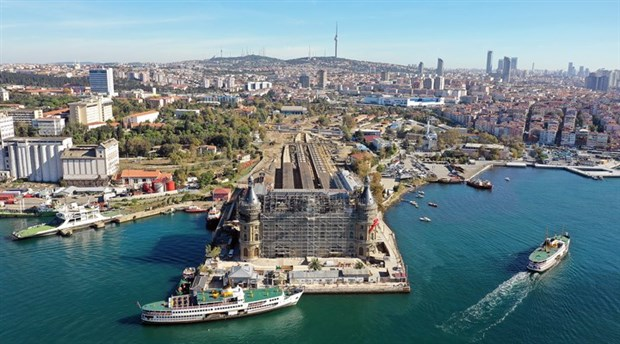
#> input picture istanbul.jpg, 620 x 344 px
$ python Lab2.py
#> lines starting #> are read from the running program, lines starting #| are printed output that depends on the picture
my_list=[9,3,5,6,2,3,6]
my_list
for i in my_list:
    print(i)

def my_function_1(my_list=[9,3,5,6,2,3,6]):
    #mylist=[9,3,5,6,2,3,6]
    for i in range(len(my_list)):
        print(i,my_list[i])
        my_list[i]+=1
    print(my_list)

my_function_1([1,2,3,4,54,5,56,6])
#my_function_1(['bir',2,3,4,54,5,56,6])burdaki 1=bir olarak yazılması hataya sebeb olur.
my_function_1()
import numpy as np
import os
os.getcwd()
my_list_1=np.array([9,3,5,6,2,3,6])
my_list_1
my_list_1+1
def my_function_2(my_array=np.array(list([9,3,5,6,2,3,6]))):
    return my_array+10 # or -10
my_function_2()
import matplotlib.pyplot as plt
im_1=plt.imread('istanbul.jpg')
#> im_1 is the input picture: shape (344, 620, 3); mean R, G, B 112.1, 131.2, 135.3
plt.imshow(im_1)
im_1.ndim #resim uc boyutlu oldugu icin 3 rakamı gelecek
im_1.shape

def my_f_3(im_100,s=5):
    im_1=im_100

    m,n,p=im_1.shape
    im_2=np.zeros((m,n,3),dtype=int)
    m,n,im_2.shape
    im_2.shape
    for m in range(im_1.shape[0]): #shape oldugu icin basına range koymamız gerekiyor.
        for n in range(im_1.shape[1]):
            im_2[m,n,0]=im_1[m,n,0]-25
            im_2[m,n,1]=im_1[m,n,0]
            im_2[m,n,2]=im_1[m,n,0]

    return im_100

# im_1=im_1+100 ## butun piksellerdeki ARG degerlerini 10 arttırdı.

def my_f_4(im_500): #resmi kucultme islemi yaptık.
    m,n,p=im_500.shape#gelen resmin boyutları alındı.
    new_m=int(m/2)#float turunden kabul etmedigi icin int cevirisi yaptık
    new_n=int(n/2)
    im_600=np.zeros((new_m,new_n),dtype=int)

    for m in range(new_m): #shape oldugu icin basına range koymamız gerekiyor.
        for n in range(new_n):
            #s0=(im_500[m*2,n*2,0]+im_500[m*2,n*2,1]+im_500[m*2,n*2,2])/3 #bulundugum yerdeki butun RGB degerlerini aldık.
            s0=(im_500[m*2,n*2,0]/3 +im_500[m*2,n*2,1]/3+im_500[m*2,n*2,2]/3)
            s1=(im_500[m*2,n*2+1,0]/3+im_500[m*2,n*2+1,1]/3+im_500[m*2,n*2+1,2]/3) #bi sagındaki
            s2=(im_500[m*2+1,n*2,0]/3+im_500[m*2+1,n*2,1]/3+im_500[m*2+1,n*2,2]/3) #alttaki
            s3=(im_500[m*2+1,n*2+1,0]/3+im_500[m*2+1,n*2+1,1]/3+im_500[m*2+1,n*2+1,2]/3) #caprazdaki

            #s=(s0+s1+s2+s3)/8
            s=(s0+s1+s2+s3)/12
            im_600[m,n]=int(s)

    return im_600

#im_2=my_f_4(im_1)
#plt.imshow(im_2,cmap='gray')
#plt.show(im_2)

def my_f_5(im_20): #resmi kucultme islemi yaptık.
    m,n,p=im_20.shape#gelen resmin boyutları alındı.
#> m = 344; n = 620; p = 3
    new_m=int(m/2)#float turunden kabul etmedigi icin int cevirisi yaptık
#> new_m = 172
    new_n=int(n/2)
#> new_n = 310
    im_30=np.zeros((new_m,new_n,3),dtype=int)

    for m in range(new_m): #shape oldugu icin basına range koymamız gerekiyor.
        for n in range(new_n):
            im_30[m,n,0]=int(im_20[m*2,n*2,0])
            im_30[m,n,1]=int(im_20[m*2,n*2,1])
            im_30[m,n,2]=int(im_20[m*2,n*2,2])
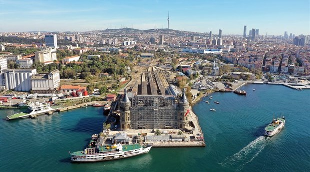
#> im_30: shape (172, 310, 3) int64; mean R, G, B 112.3, 131.3, 135.5


    return im_30

im_70=my_f_5(im_1)
im_80=my_f_5(im_70)
#> after the loop in my_f_5 (call 2), `for m in range(new_m):`:
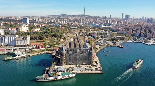
#> im_30: shape (86, 155, 3) int64; mean R, G, B 112.4, 131.5, 135.7
plt.imshow(im_80) #resimin boyutu kuculdukce resimde bozulma oldu.
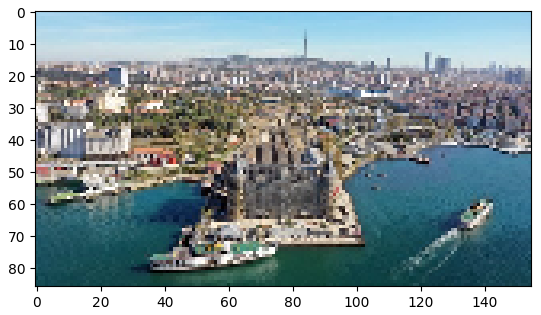
#> figure drawn by matplotlib, 1 panel

$ run again, with resim.jpg copied over istanbul.jpg
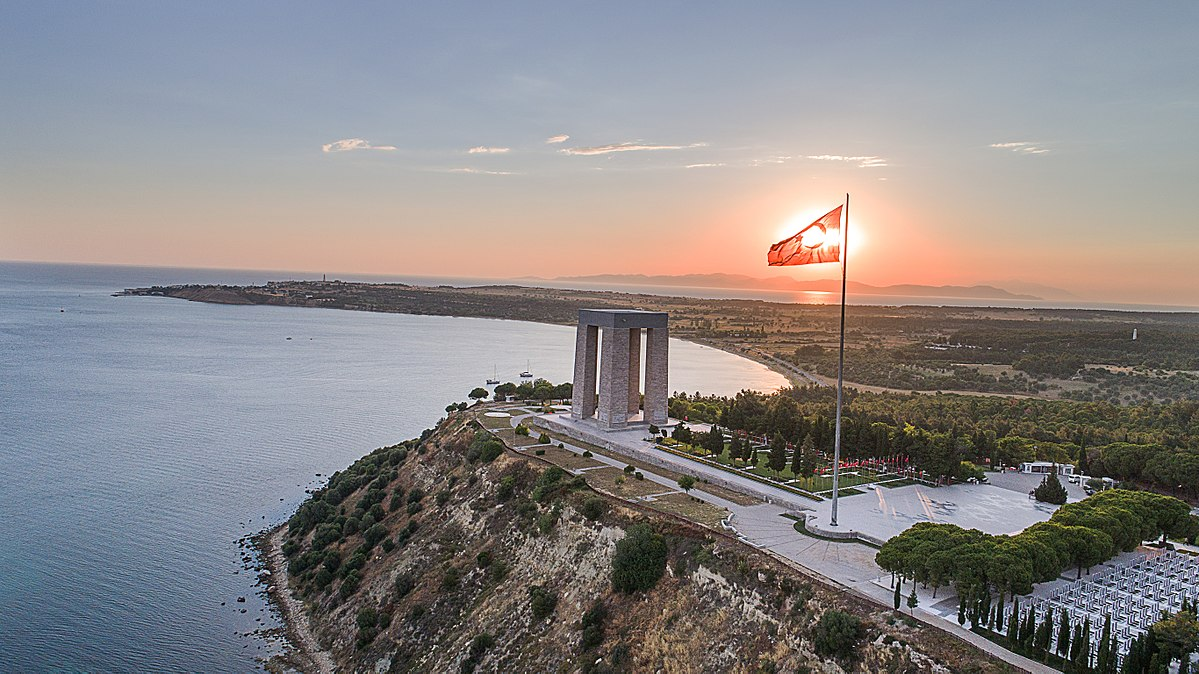
#> input picture resim.jpg, 1199 x 674 px
#> im_1 is the input picture: shape (674, 1199, 3); mean R, G, B 137.4, 133.8, 134.3
#> after the loop in my_f_5 (call 2), `for m in range(new_m):`:
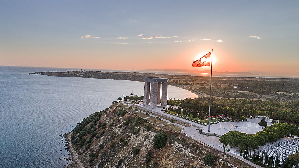
#> im_30: shape (168, 299, 3) int64; mean R, G, B 137.8, 134.1, 134.8
#> `plt.imshow(im_80)`:
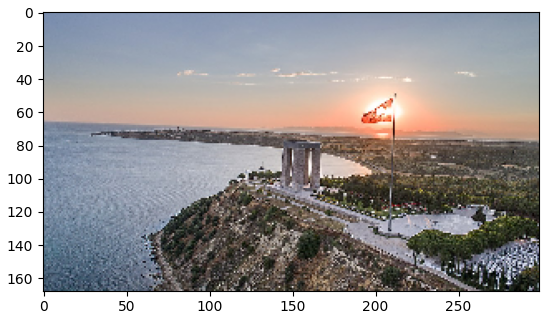
#> figure drawn by matplotlib, 1 panel

$ run again, with 111.jpeg copied over istanbul.jpg
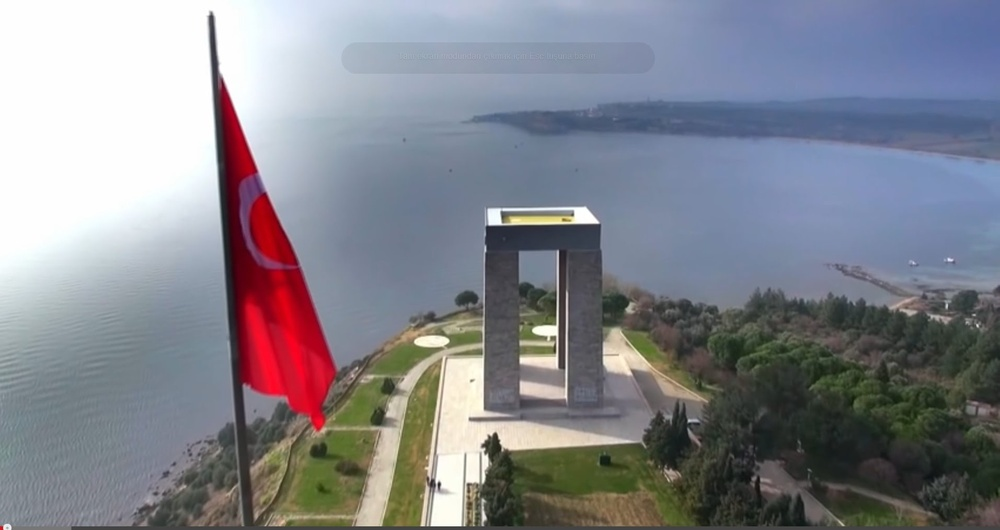
#> input picture 111.jpeg, 1000 x 530 px, shrunk from 1913 x 1013 before the run
#> im_1 is the input picture: shape (530, 1000, 3); mean R, G, B 131.7, 133.3, 141.2
#> after the loop in my_f_5 (call 2), `for m in range(new_m):`:
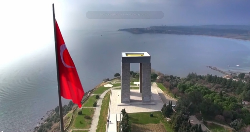
#> im_30: shape (132, 250, 3) int64; mean R, G, B 132.3, 134, 142
#> `plt.imshow(im_80)`:
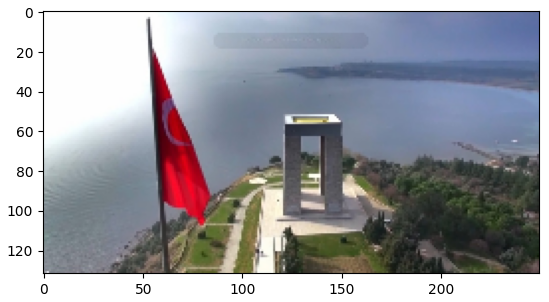
#> figure drawn by matplotlib, 1 panel
